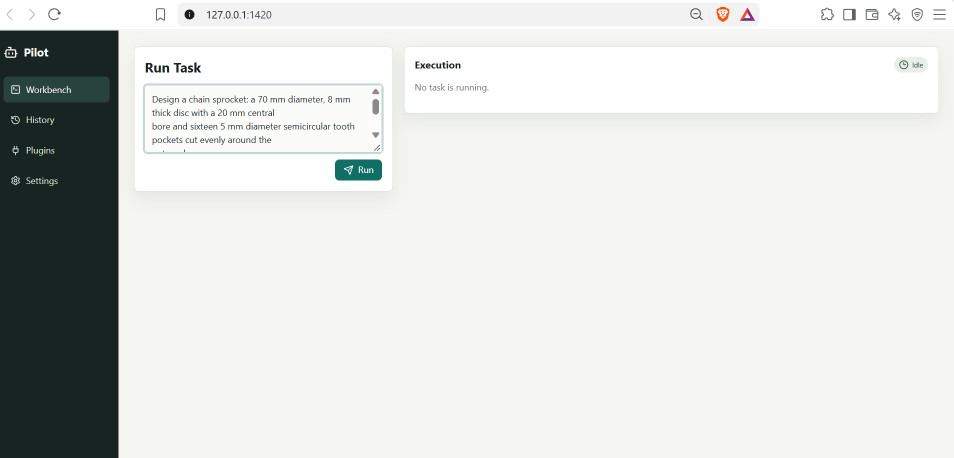
#> input picture report/fig/cad/02-sprocket-prompt.png, 1908 x 916 px (shown at 1/2 size)
$ python make_images.py
#> lines starting #> are read from the running program, lines starting #| are printed output that depends on the picture
"""Build LinkedIn images for the Agentic Pilot paper from real assets in this repository.

Run:  python make_images.py      (needs Pillow; reads ../report/fig/cad and ../report/fig)
Output: 2400x1254 PNGs (LinkedIn's 1.91:1 link-image ratio, at 2x).
"""

from pathlib import Path
from PIL import Image, ImageDraw, ImageFont, ImageFilter

HERE = Path(__file__).parent
FIG = HERE.parent / "report" / "fig"
CAD = FIG / "cad"
OUT = HERE
W, H = 2400, 1254

NAVY = (14, 47, 92)
BLUE = (18, 65, 127)
GOLD = (201, 162, 39)
LIGHT = (215, 224, 240)
WHITE = (255, 255, 255)
INK = (34, 34, 34)
GREY = (107, 107, 107)
BG = (244, 246, 250)
ORANGE = (208, 122, 28)

FD = "/usr/share/fonts/opentype/inter/"


def font(size, weight="Regular"):
    return ImageFont.truetype(f"{FD}Inter-{weight}.otf", size)


def wrap(draw, text, fnt, width):
    lines, line = [], ""
    for word in text.split():
        trial = (line + " " + word).strip()
        if draw.textlength(trial, font=fnt) <= width:
            line = trial
        else:
            lines.append(line)
            line = word
    lines.append(line)
    return lines


def para(draw, xy, text, fnt, fill, width, spacing=1.3):
    x, y = xy
    for ln in wrap(draw, text, fnt, width):
        draw.text((x, y), ln, font=fnt, fill=fill)
        y += int(fnt.size * spacing)
    return y


def centered(draw, cx, y, text, fnt, fill):
    draw.text((cx - draw.textlength(text, font=fnt) / 2, y), text, font=fnt, fill=fill)


# [12 lines left out: function shadowed, not called in this run]


def fit(img, box_w, box_h):
    s = min(box_w / img.width, box_h / img.height)
    return img.resize((int(img.width * s), int(img.height * s)), Image.LANCZOS)


def arrow(d, p0, p1, fill, width=8, head=22):
    d.line([p0, p1], fill=fill, width=width)
    import math
    a = math.atan2(p1[1] - p0[1], p1[0] - p0[0])
    pts = [p1,
           (p1[0] - head * math.cos(a - 0.45), p1[1] - head * math.sin(a - 0.45)),
           (p1[0] - head * math.cos(a + 0.45), p1[1] - head * math.sin(a + 0.45))]
    d.polygon(pts, fill=fill)


def footer(d, text, dark=False):
    d.text((90, H - 78), text, font=font(30), fill=LIGHT if dark else GREY)
    r = "Sudesh P  |  Dr. Kanchana M  |  SRM Institute of Science and Technology"
    d.text((W - 90 - d.textlength(r, font=font(30)), H - 78), r, font=font(30), fill=LIGHT if dark else GREY)


# ---------------------------------------------------------------- 1. Agentic loop cover
def cover():
    im = Image.new("RGB", (W, H), NAVY)
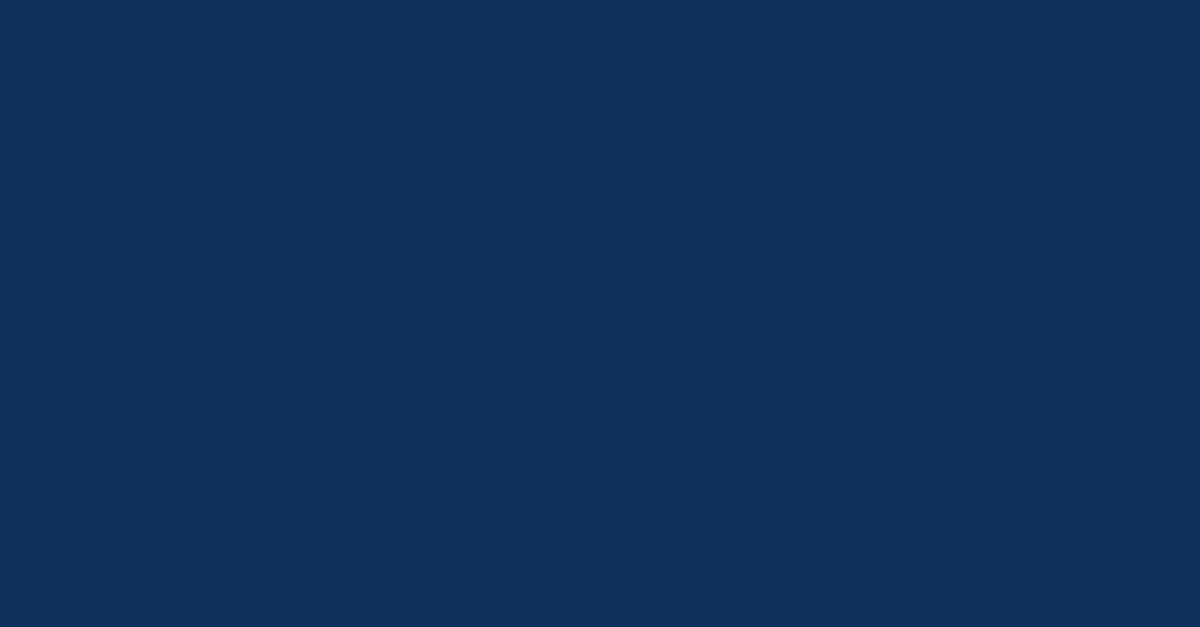
#> im: PIL image 2400x1254 RGB (shown at 1/2 size); mean R, G, B 14, 47, 92
    d = ImageDraw.Draw(im)
    d.rectangle((0, 0, 24, H), fill=GOLD)
    d.text((90, 70), "RESEARCH PAPER  |  AGENTIC AI", font=font(34, "Bold"), fill=GOLD)
    d.text((90, 130), "Agentic Pilot", font=font(150, "ExtraBold"), fill=WHITE)
    para(d, (94, 322), "An evidence-driven local AI agent: it reports “done” only when the page proves it.",
         font(54, "Medium"), LIGHT, 1750)

    # the loop
    nodes = [("Goal", "your request"), ("Plan", "local model"), ("Act", "browser or CAD"),
             ("Observe", "the page"), ("Gate Φ", "rule over the page"), ("Done", "+ stored evidence")]
    bw, bh, gap = 300, 170, 78
    total = len(nodes) * bw + (len(nodes) - 1) * gap
    x0, y0 = (W - total) // 2, 560
    centers = []
    for i, (t, s) in enumerate(nodes):
        x = x0 + i * (bw + gap)
        gate = t.startswith("Gate")
        done = t == "Done"
        fill = GOLD if gate else (WHITE if done else BLUE)
        txt = NAVY if (gate or done) else WHITE
        d.rounded_rectangle((x, y0, x + bw, y0 + bh), radius=26, fill=fill, outline=WHITE if not (gate or done) else None, width=3)
        centered(d, x + bw / 2, y0 + 34, t, font(56, "Bold"), txt)
        centered(d, x + bw / 2, y0 + 108, s, font(30), txt)
        centers.append(x + bw / 2)
        if i:
            arrow(d, (x - gap + 8, y0 + bh / 2), (x - 6, y0 + bh / 2), WHITE)
#> after the loop, centers = [255, 633, 1011, 1389, 1767, 2145]
    # return path: gate fails -> back to plan
    gx, px = centers[4], centers[1]
#> gx = 1767; px = 633
    yb = y0 + bh + 95
    d.line([(gx, y0 + bh), (gx, yb), (px, yb)], fill=ORANGE, width=8)
    arrow(d, (px, yb), (px, y0 + bh + 6), ORANGE)
    centered(d, (gx + px) / 2, yb + 18, "gate fails: keep working or re-plan", font(36, "Medium"), (255, 200, 120))
    centered(d, (centers[4] + centers[5]) / 2, y0 - 52, "holds", font(32, "Medium"), (160, 230, 170))

    # stats
    stats = [("9 of 22", "premature “done” claims withheld\n(frozen held-out states)"),
             ("1 of 20", "good states rejected by mistake"),
             ("27 ms", "median cost per check,\nno model call")]
    sw, sx0, sy = 640, 160, 930
    for i, (big, small) in enumerate(stats):
        x = sx0 + i * (sw + 70)
        d.text((x, sy), big, font=font(84, "ExtraBold"), fill=GOLD)
        yy = sy + 106
        for ln in small.split("\n"):
            d.text((x, yy), ln, font=font(32), fill=LIGHT)
            yy += 42
    footer(d, "Component-level results on constructed test states.", dark=True)
    im.save(OUT / "1_agentic_loop_cover.png")


# ---------------------------------------------------------------- 2. CAD
def cad():
    im = Image.new("RGB", (W, H), BG)
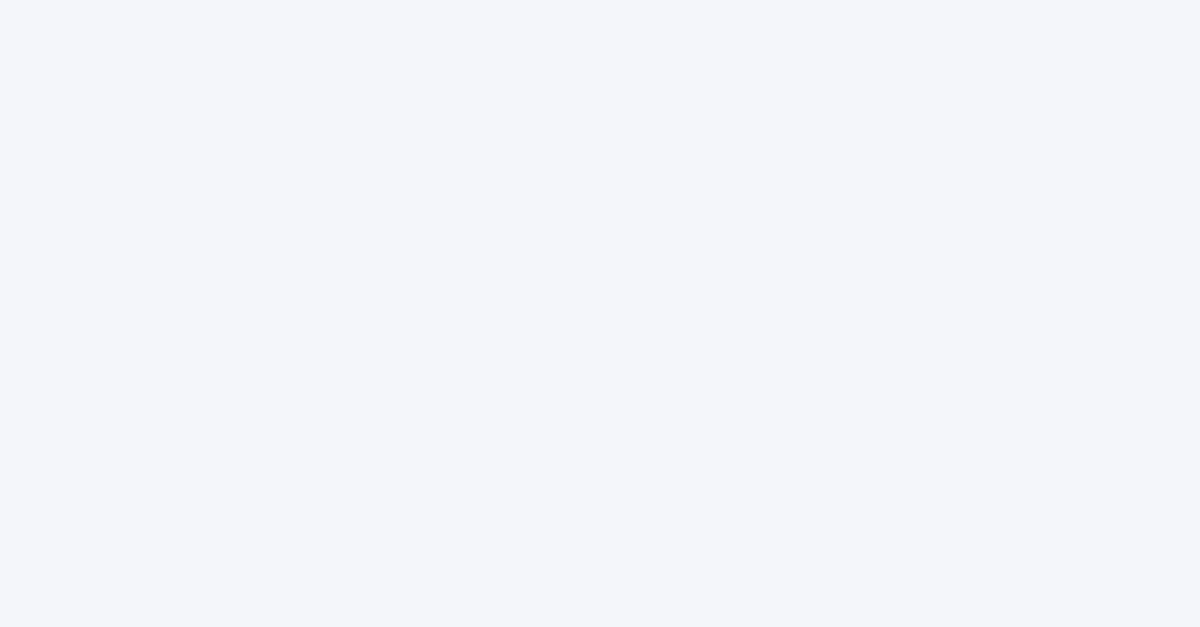
#> im: PIL image 2400x1254 RGB (shown at 1/2 size); mean R, G, B 244, 246, 250
    d = ImageDraw.Draw(im)
    d.rectangle((0, 0, W, 190), fill=NAVY)
    d.text((90, 38), "One sentence in, a CAD model out", font=font(78, "ExtraBold"), fill=WHITE)
    d.text((90, 132), "The agent plans, builds step by step in FreeCAD, and exports the part", font=font(38), fill=LIGHT)

    prompt = Image.open(CAD / "02-sprocket-prompt.png").convert("RGB").crop((0, 0, 1250, 420))
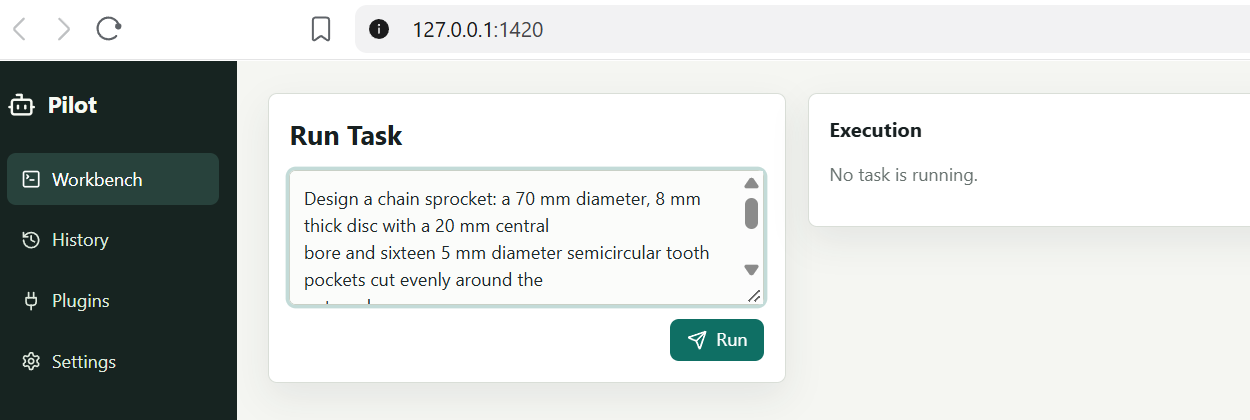
#> prompt: PIL image 1250x420 RGB; mean R, G, B 208, 211.8, 209.8
    partial = Image.open(CAD / "06-freecad-partial-build.png").convert("RGB").crop((0, 40, 1920, 790))
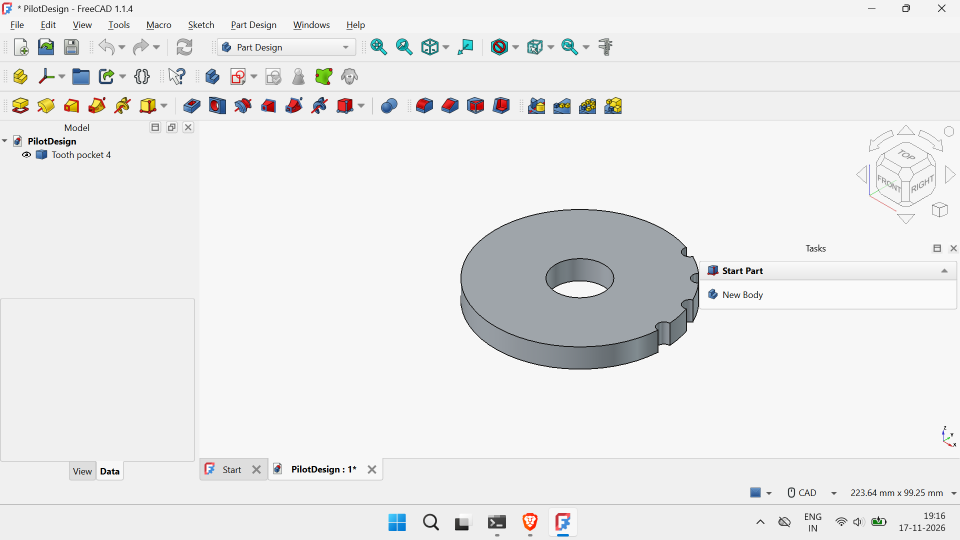
#> input picture report/fig/cad/06-freecad-partial-build.png, 1920 x 1080 px (shown at 1/2 size)
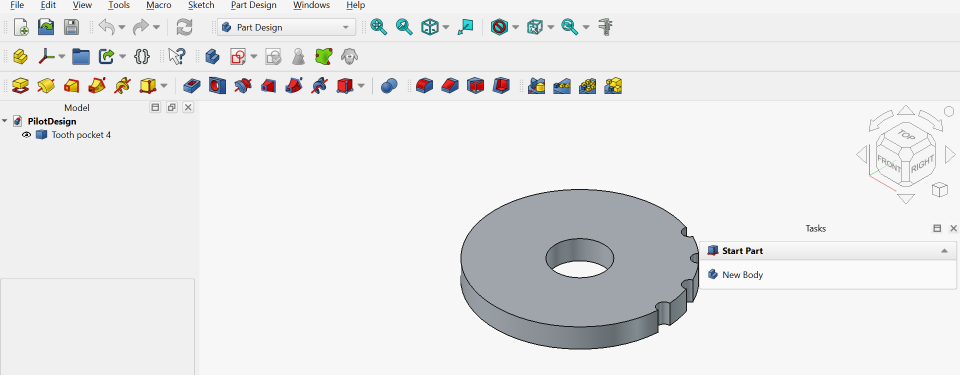
#> partial: PIL image 1920x750 RGB (shown at 1/2 size); mean R, G, B 231.4, 231.9, 232.1
    result = Image.open(CAD / "08-results-drawings-and-metrics.png").convert("RGB").crop((820, 110, 1900, 760))
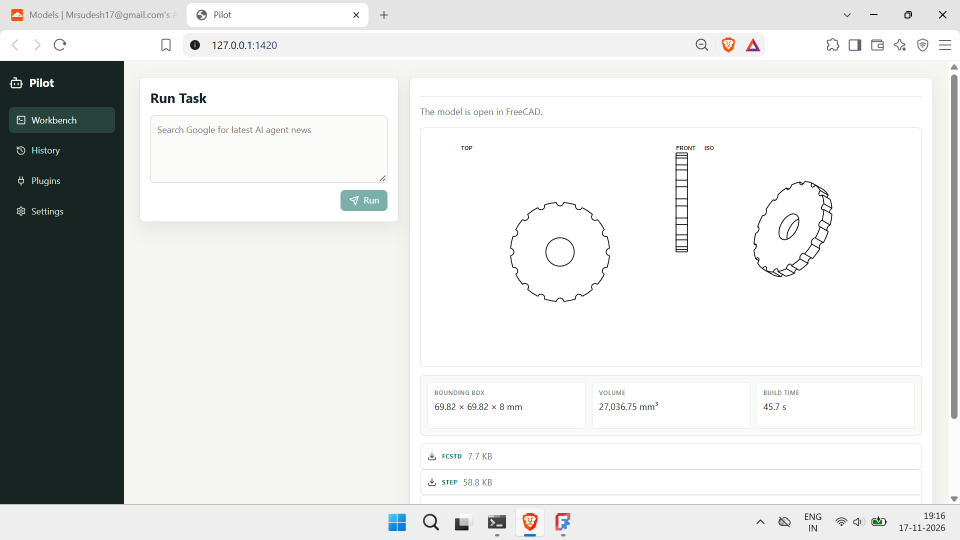
#> input picture report/fig/cad/08-results-drawings-and-metrics.png, 1920 x 1080 px (shown at 1/2 size)
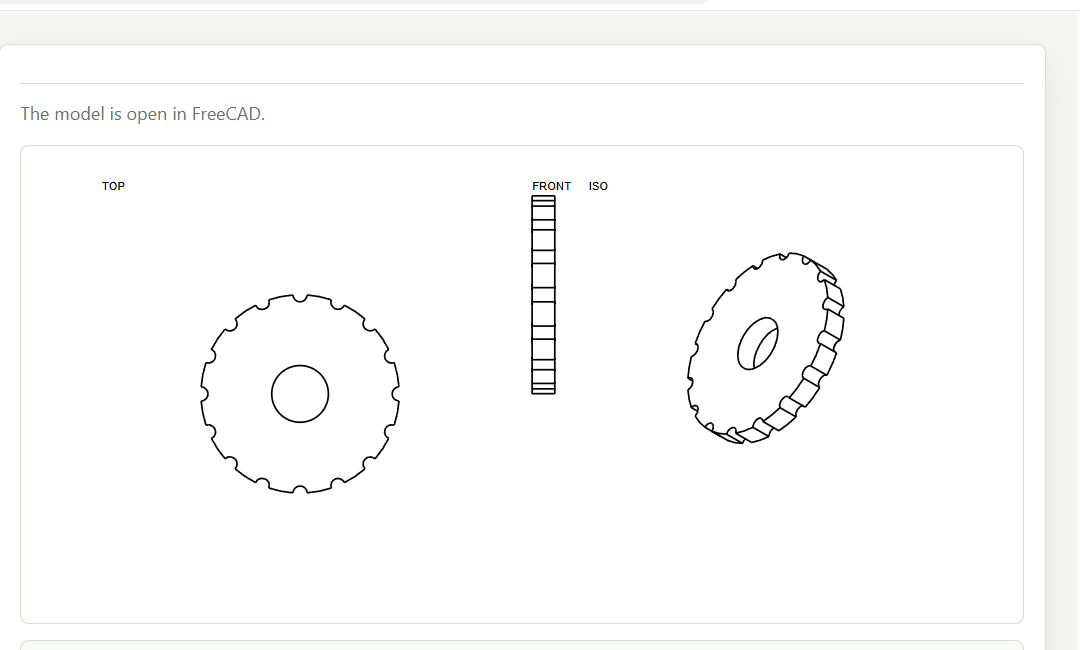
#> result: PIL image 1080x650 RGB; mean R, G, B 251.4, 251.6, 251.2
#> (the run stopped early here; a loop or call above may not have finished)
